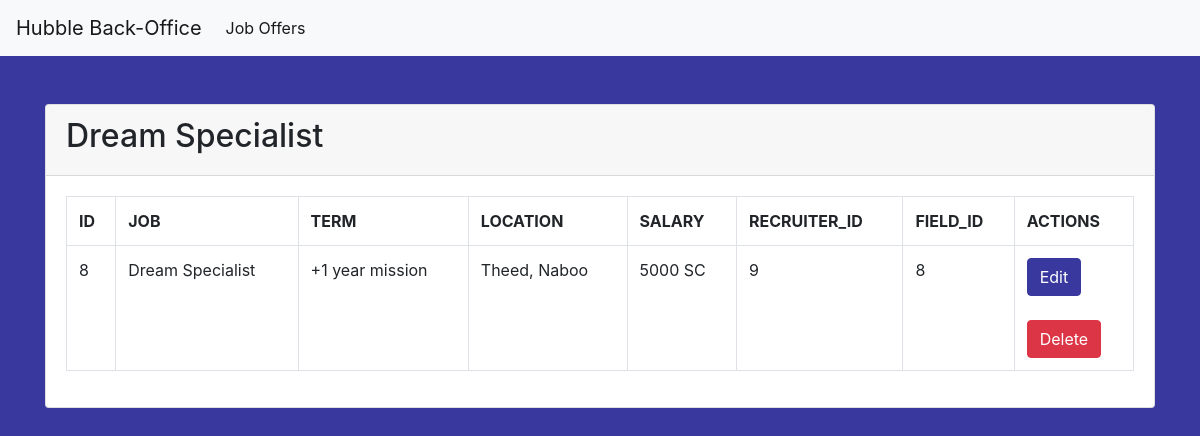
/admin/show.php?id=8, run on the app's committed database.
### tables this page shows
CREATE TABLE `job` (
  `id` int(11) NOT NULL AUTO_INCREMENT,
  `need_validation` tinyint(1) NOT NULL,
  `duration` varchar(20) NOT NULL,
  `location` varchar(50) NOT NULL,
  `name` varchar(100) NOT NULL,
  `salary` varchar(15) NOT NULL,
  `description` varchar(1000) NOT NULL,
  `picture` varchar(100) NOT NULL,
  `field_id` int(11) NOT NULL,
  `recruiter_id` int(11) DEFAULT NULL,
  `company_id` int(11) DEFAULT NULL,
  PRIMARY KEY (`id`),
  KEY `IDX_FBD8E0F8443707B0` (`field_id`),
  KEY `IDX_FBD8E0F8156BE243` (`recruiter_id`),
  KEY `IDX_FBD8E0F8979B1AD6` (`company_id`),
  CONSTRAINT `FK_FBD8E0F8156BE243` FOREIGN KEY (`recruiter_id`) REFERENCES `recruiter` (`id`),
  CONSTRAINT `FK_FBD8E0F8443707B0` FOREIGN KEY (`field_id`) REFERENCES `field` (`id`),
  CONSTRAINT `FK_FBD8E0F8979B1AD6` FOREIGN KEY (`company_id`) REFERENCES `company` (`id`)
);

### admin/show.php (the view, shortened to what this page needs)
<?php
require '../includes/db.php';
$sql = 'SELECT
          `id`, `name`, `duration`, `location`, `salary`, `recruiter_id`, `field_id`
        FROM
          `job`
        WHERE
          id = :id
        ;';
$statement = $pdo->prepare($sql);
$statement -> bindValue(':id', $_GET['id']);
$statement->execute();
$article = $statement->fetchAll(PDO::FETCH_ASSOC);
require 'header.php';
?>
<div class="container">
	<div class="card mt-5">
		<div class="card-header">
			<?php foreach($article as $art): ?>
			<h2><?= $art['name']?></h2>
		</div>
		<div class="card-body">
			<table class="table table-bordered">
				<tr>
					<th>ID</th>
					<th>JOB</th>
					<th>TERM</th>
					<th>LOCATION</th>
					<th>SALARY</th>
					<th>RECRUITER_ID</th>
					<th>FIELD_ID</th>
					<th>ACTIONS</th>
				</tr>
				<tr>
					<td><?= $_GET['id']?></td>
					<td><?= $art['name']?></td>
					<td><?= $art['duration']?></td>
					<td><?= $art['location']?></td>
					<td><?= $art['salary']?></td>
					<td><?= $art['recruiter_id']?></td>
					<td><?= $art['field_id']?></td>
					<td>
						<a href="edit.php?id=<?=$_GET['id']?>" class="btn btn-info" style="background-color: #39389F !important; border-color: #39389F !important;">Edit</a><br><br>
						<a href="delete.php?id=<?=$_GET['id']?>" class='btn btn-danger'>Delete</a>
					</td>
				</tr>
				<?php endforeach; ?>
			</table>
		</div>
	</div>
</div>
<?php
require 'footer.php';

### data on the page
job: name "Dream Specialist", duration "+1 year mission", location "Theed, Naboo", salary "5000 SC", recruiter "9", field "8"
